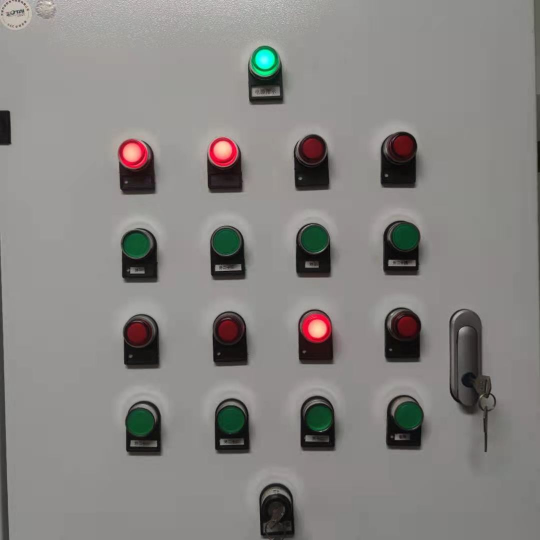
#> input picture ULnet/test_data/test_images/1.jpg, 1080 x 1080 px, given in place of test.mp4, which was not available (shown at 1/2 size)
$ python vedio_detection.py
#> lines starting #> are read from the running program, lines starting #| are printed output that depends on the picture; pictures that were not available may be replaced by others from this repository, and a replacement may not be noted
import cv2
import numpy as np

number_of_light = 12                  ##  识别的指示灯个数
# cap = cv2.VideoCapture(0)           ##  读取摄像头
cap = cv2.VideoCapture('test.mp4')    #读取视频
width = int(cap.get(cv2.CAP_PROP_FRAME_WIDTH))
print("width: %d" % width)
height = int(cap.get(cv2.CAP_PROP_FRAME_HEIGHT))
print("height: %d" % height)
fps = cap.get(cv2.CAP_PROP_FPS)                       # 实时帧数
print("fps: %d" % fps)
total_frame = cap.get(cv2.CAP_PROP_FRAME_COUNT)       # 总帧数
print("total_frame: %d" % total_frame)
fourcc = cv2.VideoWriter_fourcc('m', 'p', '4', 'v')   #写入视频文件保存
out = cv2.VideoWriter("./vedio_result.mp4", fourcc, 15, (1920, 896))


## 初始化后获得的每行灯的纵坐标y的平均值
point1 = 357       #light1_y
point2 = 646       #light2_y
center_line=501    #light_y


state = np.zeros((30, 12))       #12个指示灯，30帧内的亮暗状态
state_single = np.zeros((1, 12))
timeDet = 30      # 视频帧计数间隔频率


c =0
while(cap.isOpened()):
    ret, img = cap.read()       # 读取视频每一帧
#> img is the input picture: shape (1080, 1080, 3); mean B, G, R 130.5, 132.9, 135.1
    if ret == False:
        print("未读取到图像")
        break  # 读到文件末尾

    r = cv2.pyrUp(img)          # 2倍上采样

    timeF = 1                   # 视频帧计数间隔频率
    c += 1
    j = 0

    if (c % timeF == 0):        # 每隔timeF帧进行操作

        # 用霍夫变换检测指示灯
        gray = cv2.cvtColor(r, cv2.COLOR_BGR2GRAY)  # 灰度处理
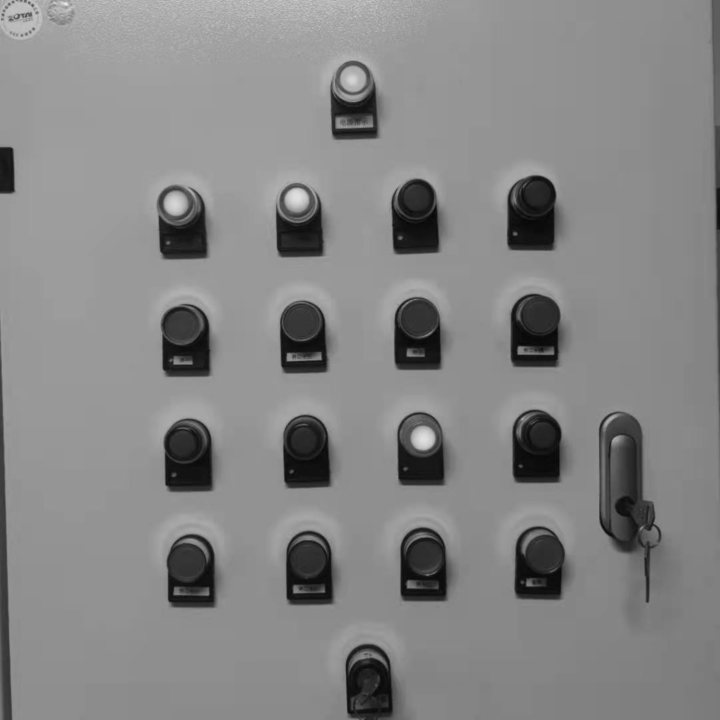
#> gray: shape (2160, 2160) (shown at 1/3 size); min 4, max 249, mean 133.3
        gaussian = cv2.GaussianBlur(gray, (3, 3), 0)  # 高斯模糊3*3
        circles1 = cv2.HoughCircles(gaussian, cv2.HOUGH_GRADIENT, 1, 100, param1=100, param2=30, minRadius=10,
                                    maxRadius=80)  # 霍夫圆变换
#> circles1 = 20 rows, first 8: [903.5, 964.5, 54.1], [889.5, 600.5, 51.6], [1258.5, 1304.5, 67.7], [564.5, 1325.5, 69.6], [1058.5, 244.5, 61.8], [575.5, 1668.5, 66.5], [1267.5, 1649.5, 67.2], [925.5, 1658.5, 65.9]
        # print(np.shape(circles1))               #三维数组 1*n*3
        circles = circles1[0, :, :]              # 降维 n*3
#> circles has the same summary as circles1
        circles = np.uint16(np.around(circles))  # 取整数
#> circles = 20 rows, first 8: [904, 964, 54], [890, 600, 52], [1258, 1304, 68], [564, 1326, 70], [1058, 244, 62], [576, 1668, 66], [1268, 1650, 67], [926, 1658, 66]

        num_of_circles = len(circles)
#> num_of_circles = 20
        #print("检测到的圆个数为：%d"%num_of_circles)

        circles_cut = []
        circles_1 = []
        circles_2 = []

        for i in circles[:num_of_circles]:
            #print(i[0], i[1])
            if 480 < i[0] < 1400 and 380 < i[1] < center_line:
                circles_1.append(i)
                circles_cut.append(i)
            if 480 < i[0] < 1400 and 600 < i[1] < 750:
                circles_2.append(i)
                circles_cut.append(i)
            if len(circles_cut) == 12:
                continue
#> this loop made 20 passes
#> i on passes 1 to 12: [904, 964, 54], [890, 600, 52], [1258, 1304, 68], [564, 1326, 70], [1058, 244, 62], [576, 1668, 66], [1268, 1650, 67], [926, 1658, 66], [1622, 1304, 62], [528, 610, 38], [544, 974, 61], [1256, 954, 54]
#> after the loop, circles_1 = []; circles_2 = [[528, 610, 38]]; circles_cut = [[528, 610, 38]]
        print("挑选完以后剩下的圆： %d"%len(circles_cut))
#| 挑选完以后剩下的圆： 1

        # 将12个灯分为两层，每层排序
        light1 = sorted(circles_1, key=(lambda x: [x[0], x[1]]))
#> light1 = []
        light2 = sorted(circles_2, key=(lambda x: [x[0], x[1]]))
#> light2 = [[528, 610, 38]]

        light1 = np.array(light1)
#> light1 = empty array
        light2 = np.array(light2)


        number_of_circles = len(circles_cut)          #
#> number_of_circles = 1
        if number_of_circles < 12:
            #number_of_light = number_of_circles
            print("只检测到{}个指示灯".format(number_of_circles))
#| 只检测到1个指示灯
            continue
        light = np.concatenate((light1, light2), axis=0)
        #print(light)

        linght_NO = 0  # 指示灯编号
        print("灯的数量： %d"%number_of_light)
        gray_value = 0.22                             #

        #定位检测到的指示灯
        for i in light[:12]:
            # cv2.circle(img, (i[0], i[1]), i[2], (0, 255, 0), 3)                   # 标出圆
            # cv2.circle(img, (i[0], i[1]), 2, (255, 0, 255), 10)                                       # 标出圆心
            cv2.rectangle(r, (i[0] - i[2], i[1] + i[2]), (i[0] + i[2], i[1] - i[2]), (255, 255, 0), 3)  # 标出方形
            # 计算灰度均值
            t = int(i[2] / 1.414)
            if t==0:
                break
            xmin = i[0] - t
            ymin = i[1] - t
            xmax = i[0] + t
            ymax = i[1] + t
            gray_total = 0
            # print(ymin)
            # print(ymax)
            for x_num in range(xmin, xmax-5):
                for y_num in range(ymin, ymax-5):
                    #print("gray_normal is %d" % y_num)
                    gray_normal = gray[y_num-8, x_num-8] / 255
                    gray_total += gray_normal
            gray_mean = gray_total / (4 * t * t)
            # print("gray_mean is %f"%gray_mean)

            # 与灰度的阈值进行比较，判断指示灯的亮暗
            gray_res = gray_mean - gray_value
            # 判断状态，并将结果打在屏幕上
            linght_NO += 1
            if gray_res > 0:
                state_single[:, linght_NO - 1] = 1  # 亮灯记为1
                cv2.putText(r, str(linght_NO), (i[0], i[1]), cv2.FONT_HERSHEY_SIMPLEX, 0.5, (255, 0, 255), 1, cv2.LINE_AA)

            else:
                state_single[:, linght_NO - 1] = 0  # 灭灯记为0
                cv2.putText(r, str(linght_NO), (i[0], i[1]), cv2.FONT_HERSHEY_SIMPLEX, 0.5, (255, 0, 255), 1, cv2.LINE_AA)

            #指示灯状态更新
            for i in range(29):
                state[i] = state[i+1]
            state[29] = state_single

            print(state)

            #根据30帧内的明暗情况，对每个指示灯的状态进行判断
            for i in range(12):
                sum_of_state = sum(state[:, i])
                value = sum_of_state/30
                #print(value)
                Light = i + 1
                if value == 1:
                    cv2.putText(r, 'ON', (light[i][0], light[i][1]-40), cv2.FONT_HERSHEY_SIMPLEX, 0.6, (0, 0, 255), 1, cv2.LINE_AA)
                    print('{}号指示灯的圆心位置为（{},{}）的指示灯状态为：亮灯'.format(i+1, light[i][0], light[i][1]))
                    # 报警设置
                    if Light == (2 or 3 or 4 or 5 or 6 or 8 or 10 or 11 or 12):
                        print("--------------警告%d号指示灯灭了---------------" % linght_NO)
                elif value == 0:
                    cv2.putText(r, 'OFF', (light[i][0], light[i][1]-40), cv2.FONT_HERSHEY_SIMPLEX, 0.6, (0, 0, 255), 1, cv2.LINE_AA)
                    print('{}号指示灯的圆心位置为（{},{}）的指示灯状态为：灭灯'.format(i+1, light[i][0], light[i][1]))
                    # 报警设置
                    if Light == (1 or 7 or 9):
                        print("--------------警告%d号指示灯灭了---------------"%linght_NO)
                else:
                    cv2.putText(r, 'Blink', (light[i][0], light[i][1]-40), cv2.FONT_HERSHEY_SIMPLEX, 0.6, (0, 0, 255), 1, cv2.LINE_AA)
                    print('{}号指示灯的圆心位置为（{},{}）的指示灯状态为：闪烁'.format(i+1, light[i][0], light[i][1]))

        out.write(r)
        cv2.imwrite('videok/' + str(c) + '.jpg', r)  # 存储为图像
        cv2.imshow('video_result', r)
        if cv2.waitKey(1) & 0xFF == ord('q'):
            break

cap.release()
cv2.destroyAllWindows()

$ run again, on ULnet/test_data/test_images/10.jpg
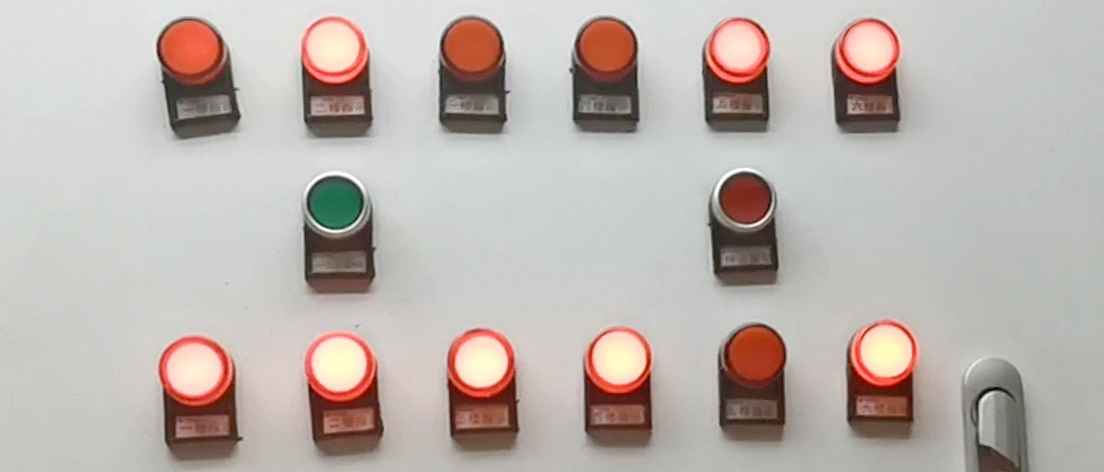
#> input picture ULnet/test_data/test_images/10.jpg, 1104 x 472 px, given in place of test.mp4, which was not available
#> img is the input picture: shape (472, 1104, 3); mean B, G, R 174.1, 179.1, 188.3
#> `gray = cv2.cvtColor(r, cv2.COLOR_BGR2GRAY)`:
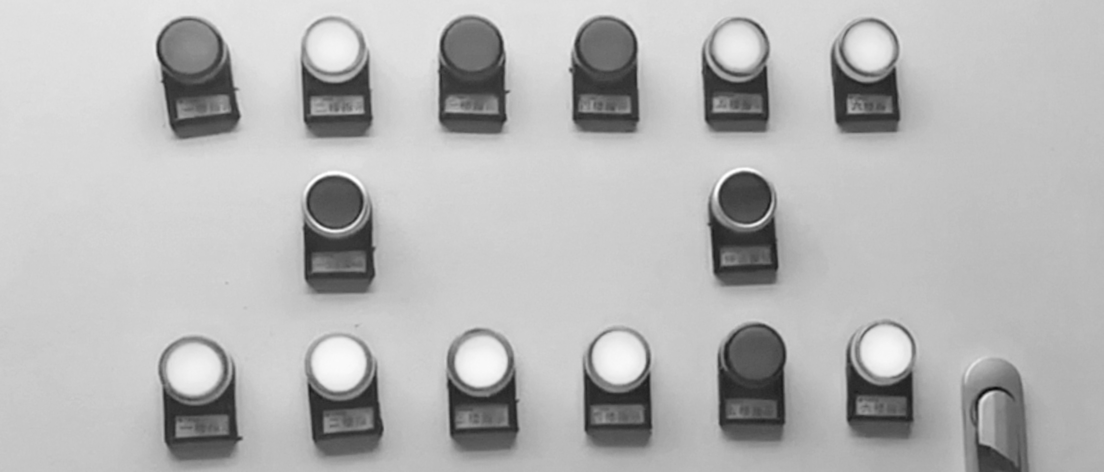
#> gray: shape (944, 2208) (shown at 1/2 size); min 10, max 255, mean 181.3
#> circles1 = 15 rows, first 8: [1767.5, 705.5, 64.6], [1489.5, 394.5, 52.6], [1235.5, 718.5, 66.9], [669.5, 409.5, 67.7], [679.5, 730.5, 70.3], [1478.5, 89.5, 54.8], [666.5, 98.5, 65.5], [1506.5, 710.5, 65.5]
#> `circles = circles1[0, :, :]`: circles has the same summary as circles1
#> `circles = np.uint16(np.around(circles))`: circles = 15 rows, first 8: [1768, 706, 65], [1490, 394, 53], [1236, 718, 67], [670, 410, 68], [680, 730, 70], [1478, 90, 55], [666, 98, 66], [1506, 710, 66]
#> num_of_circles = 15
#> the loop `for i in circles[:num_of_circles]:` made 15 passes
#> after the loop `for i in circles[:num_of_circles]:`: circles_1 = [[670, 410, 68]]; circles_2 = [[1236, 718, 67], [680, 730, 70], [962, 722, 52]]; circles_cut = [[1236, 718, 67], [670, 410, 68], [680, 730, 70], [962, 722, 52]]
#| 挑选完以后剩下的圆： 4
#> light1 = [[670, 410, 68]]
#> light2 = [[680, 730, 70], [962, 722, 52], [1236, 718, 67]]
#> number_of_circles = 4
#| 只检测到4个指示灯

$ run again, on ULnet/test_data/test_images/11.jpg
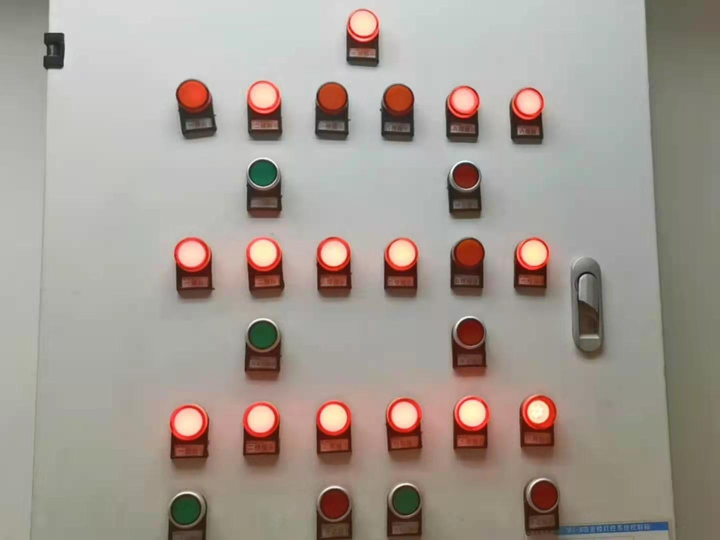
#> input picture ULnet/test_data/test_images/11.jpg, 1440 x 1080 px, given in place of test.mp4, which was not available (shown at 1/2 size)
#> img is the input picture: shape (1080, 1440, 3); mean B, G, R 145.8, 154.2, 163.5
#> `gray = cv2.cvtColor(r, cv2.COLOR_BGR2GRAY)`:
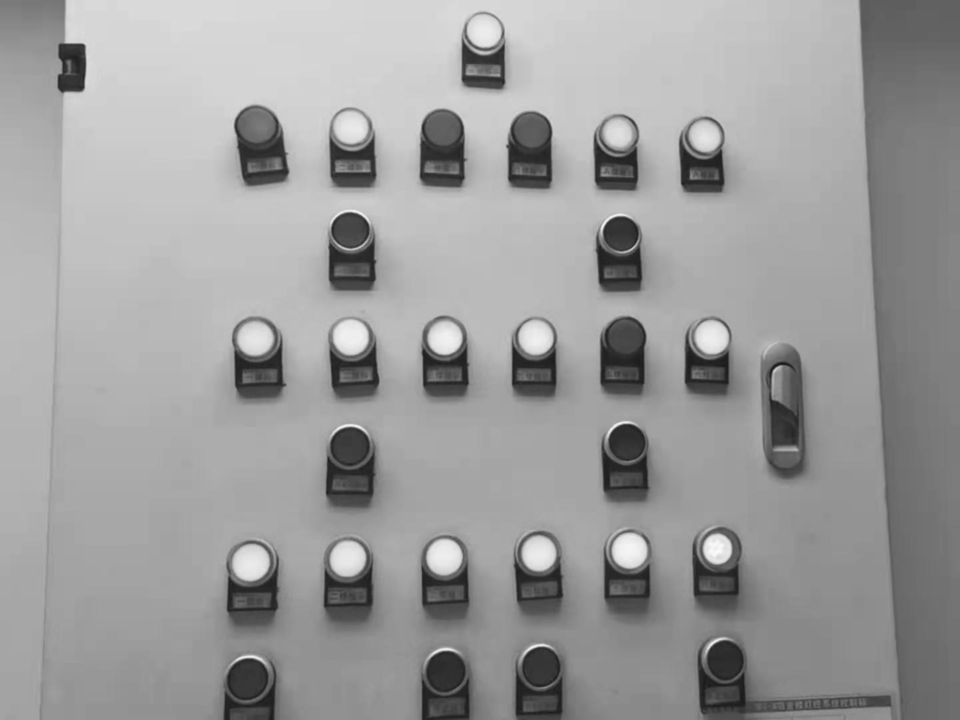
#> gray: shape (2160, 2880) (shown at 1/3 size); min 18, max 252, mean 156.1
#> circles1 = 28 rows, first 8: [1887.5, 1651.5, 53.5], [2134.5, 1010.5, 51.2], [765.5, 1017.5, 69], [1880.5, 1326.5, 55.9], [1607.5, 1011.5, 53.3], [1333.5, 1670.5, 54.4], [1049.5, 1337.5, 59.3], [1052.5, 1015.5, 67.8]
#> `circles = circles1[0, :, :]`: circles has the same summary as circles1
#> `circles = np.uint16(np.around(circles))`: circles = 28 rows, first 8: [1888, 1652, 54], [2134, 1010, 51], [766, 1018, 69], [1880, 1326, 56], [1608, 1012, 53], [1334, 1670, 54], [1050, 1338, 59], [1052, 1016, 68]
#> num_of_circles = 28
#> the loop `for i in circles[:num_of_circles]:` made 28 passes
#> after the loop `for i in circles[:num_of_circles]:`: circles_1 = [[1328, 390, 64], [1052, 384, 62], [770, 384, 69]]; circles_2 = [[1050, 696, 68]]; circles_cut = [[1050, 696, 68], [1328, 390, 64], [1052, 384, 62], [770, 384, 69]]
#| 挑选完以后剩下的圆： 4
#> light1 = [[770, 384, 69], [1052, 384, 62], [1328, 390, 64]]
#> light2 = [[1050, 696, 68]]
#> number_of_circles = 4
#| 只检测到4个指示灯

$ run again, on ULnet/test_data/test_images/12.jpg
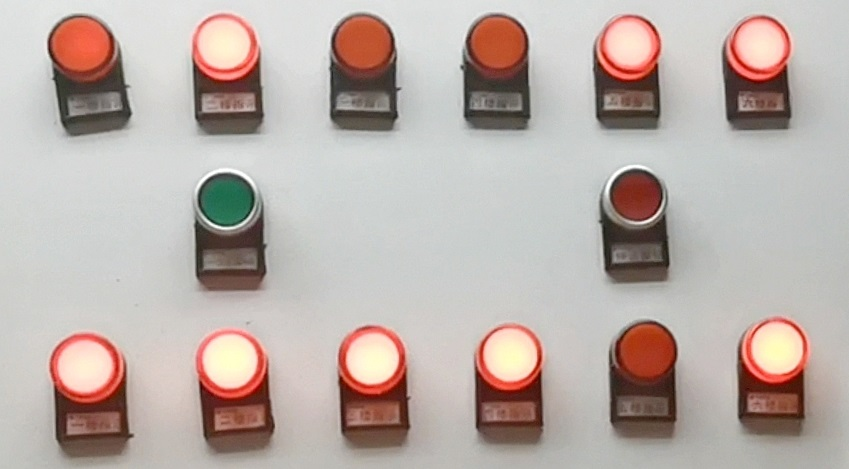
#> input picture ULnet/test_data/test_images/12.jpg, 849 x 469 px, given in place of test.mp4, which was not available
#> img is the input picture: shape (469, 849, 3); mean B, G, R 168.3, 173.9, 186.4
#> `gray = cv2.cvtColor(r, cv2.COLOR_BGR2GRAY)`:
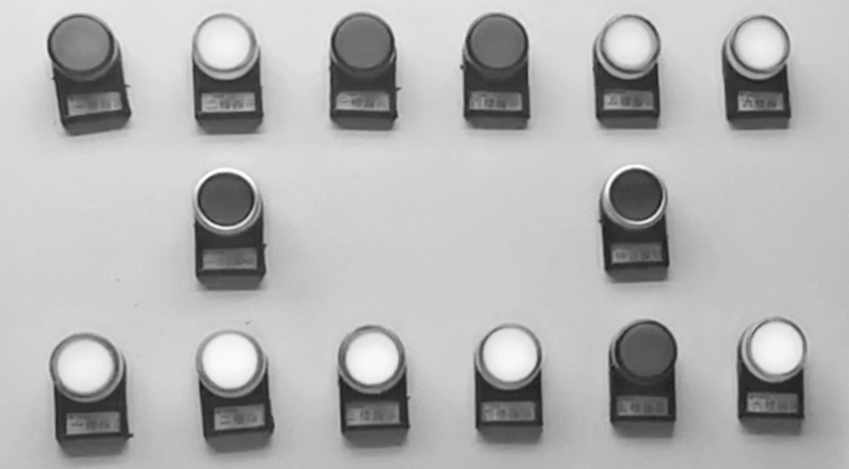
#> gray: shape (938, 1698) (shown at 1/2 size); min 25, max 255, mean 177
#> circles1 = 14 rows, first 8: [1516.5, 93.5, 64.3], [1269.5, 389.5, 60.7], [452.5, 397.5, 55.5], [1553.5, 694.5, 52.2], [448.5, 92.5, 65.5], [1260.5, 87.5, 51.9], [459.5, 720.5, 55], [1018.5, 708.5, 53.3]
#> `circles = circles1[0, :, :]`: circles has the same summary as circles1
#> `circles = np.uint16(np.around(circles))`: circles = 14 rows, first 8: [1516, 94, 64], [1270, 390, 61], [452, 398, 56], [1554, 694, 52], [448, 92, 66], [1260, 88, 52], [460, 720, 55], [1018, 708, 53]
#> num_of_circles = 14
#> the loop `for i in circles[:num_of_circles]:` made 14 passes
#> after the loop `for i in circles[:num_of_circles]:`: circles_1 = [[1270, 390, 61]]; circles_2 = [[1018, 708, 53], [746, 716, 52], [1292, 702, 62]]; circles_cut = [[1270, 390, 61], [1018, 708, 53], [746, 716, 52], [1292, 702, 62]]
#| 挑选完以后剩下的圆： 4
#> light1 = [[1270, 390, 61]]
#> light2 = [[746, 716, 52], [1018, 708, 53], [1292, 702, 62]]
#> number_of_circles = 4
#| 只检测到4个指示灯
